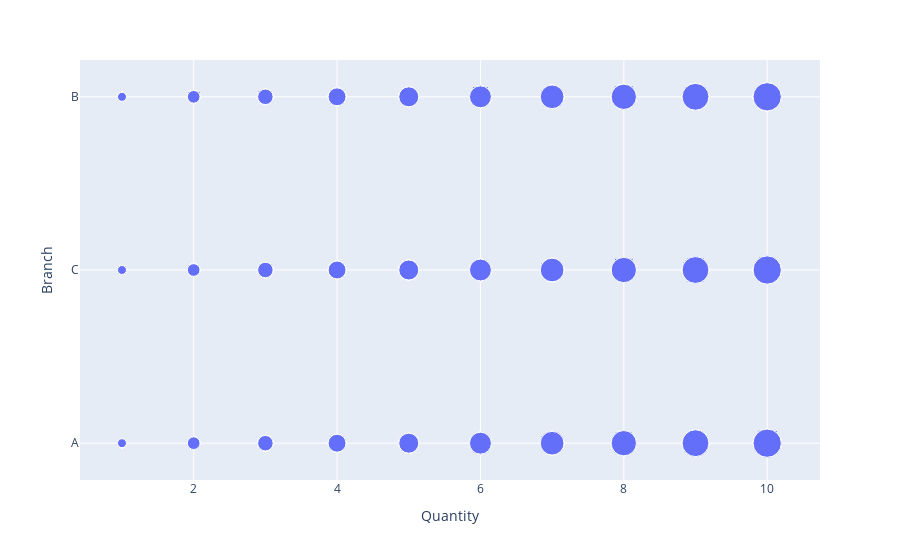

Here is the notebook cell this chart was saved with:
### Code cell
fig=pe.scatter(dataa,x='Quantity',y='Branch',size='Quantity')
fig.show()

### Figure 1 — Plotly figure (JSON) as saved in the notebook; plotly's stock layout.template omitted (floating-point values rounded to 4 significant figures; data arrays with more than 128 entries replaced by an {"elided": "..."} marker saying what was removed)
{"data": [{"hovertemplate": "Quantity=%{marker.size}<br>Branch=%{y}<extra></extra>", "legendgroup": "", "marker": {"color": "#636efa", "size": {"elided": "1000 int values"}, "sizemode": "area", "sizeref": 0.025, "symbol": "circle"}, "mode": "markers", "name": "", "orientation": "h", "showlegend": false, "type": "scatter", "x": {"elided": "1000 int values"}, "xaxis": "x", "y": {"elided": "1000 str values"}, "yaxis": "y"}], "layout": {"legend": {"itemsizing": "constant", "tracegroupgap": 0}, "margin": {"t": 60}, "xaxis": {"anchor": "y", "domain": [0, 1], "title": {"text": "Quantity"}}, "yaxis": {"anchor": "x", "domain": [0, 1], "title": {"text": "Branch"}}}}
